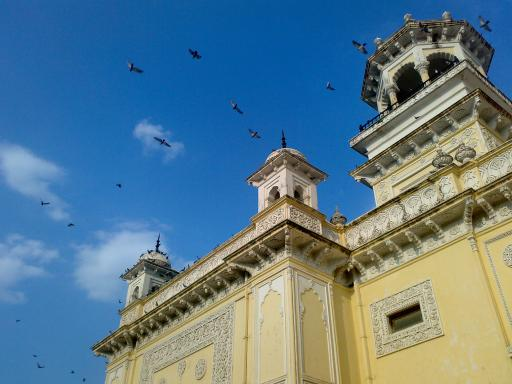
#> input picture images/home.jpg, 512 x 384 px
$ python 6_epipolar_geo.py
#> lines starting #> are read from the running program, lines starting #| are printed output that depends on the picture
# coding-utf8
import cv2
import matplotlib.pyplot as plt
import numpy as np
import glob


# 绘制极线的函数
# [12 lines left out: function drawlines, not called in this run]

class Epipolar:
    def __init__(self, infile):
#> called with infile = '../images/home.jpg'
        self.infile = infile
        self.img = cv2.imread(self.infile)
#> self.img is the input picture: shape (384, 512, 3); mean B, G, R 141.2, 123.9, 91.6

    # [49 lines left out: function match, not called in this run]

    def depth(self):
        imgL = cv2.imread('../images/tsukuba_l.png', 0)
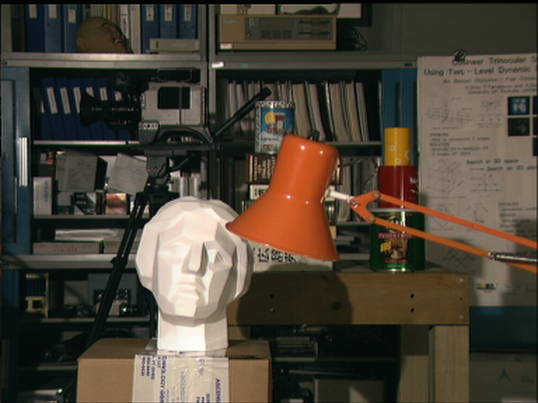
#> input picture images/tsukuba_l.png, 538 x 403 px
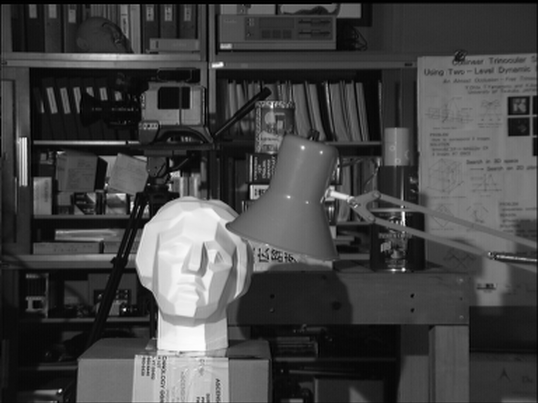
#> imgL: shape (403, 538); min 0, max 255, mean 68.6
        imgR = cv2.imread('../images/tsukuba_r.png', 0)
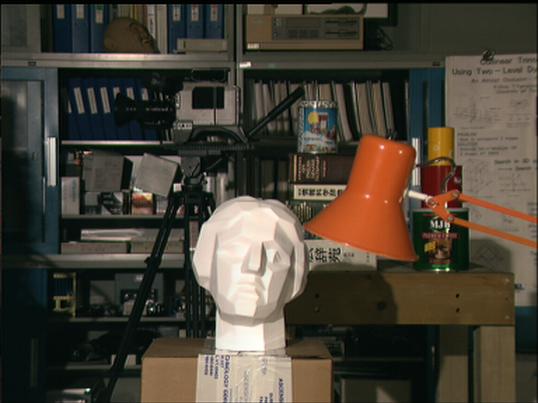
#> input picture images/tsukuba_r.png, 538 x 403 px
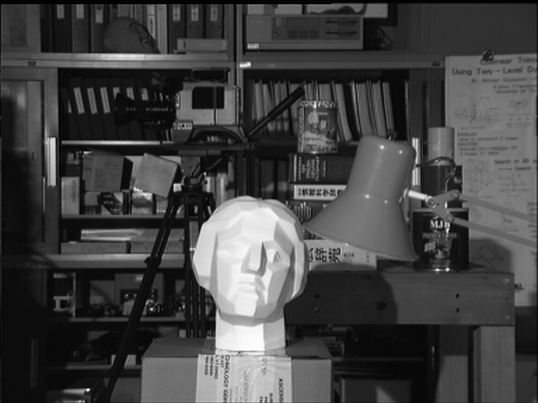
#> imgR: shape (403, 538); min 0, max 255, mean 66.8
        stereo = cv2.StereoBM_create(numDisparities=16, blockSize=5)
        disparity = stereo.compute(imgL, imgR)
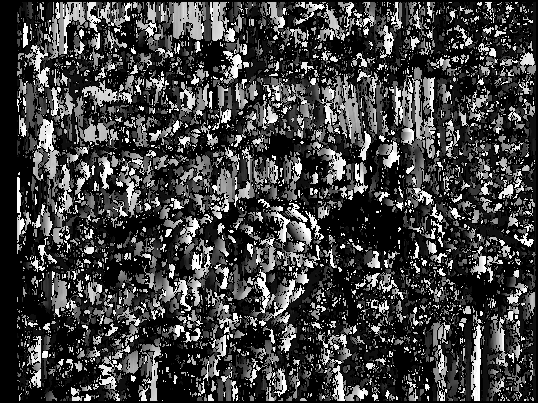
#> disparity: shape (403, 538) int16; min -16, max 240, mean 49.2; drawn with min black and max white
        plt.subplot(131), plt.imshow(imgL,'gray'), plt.title('leftImage'), plt.xticks([]), plt.yticks([])
        plt.subplot(132), plt.imshow(imgR,'gray'), plt.title('rightImage'), plt.xticks([]), plt.yticks([])
        plt.subplot(133), plt.imshow(disparity,'gray'), plt.title('disparity'), plt.xticks([]), plt.yticks([])
        plt.show()

if __name__ == '__main__':
    d = Epipolar('../images/home.jpg')
    d.depth()
